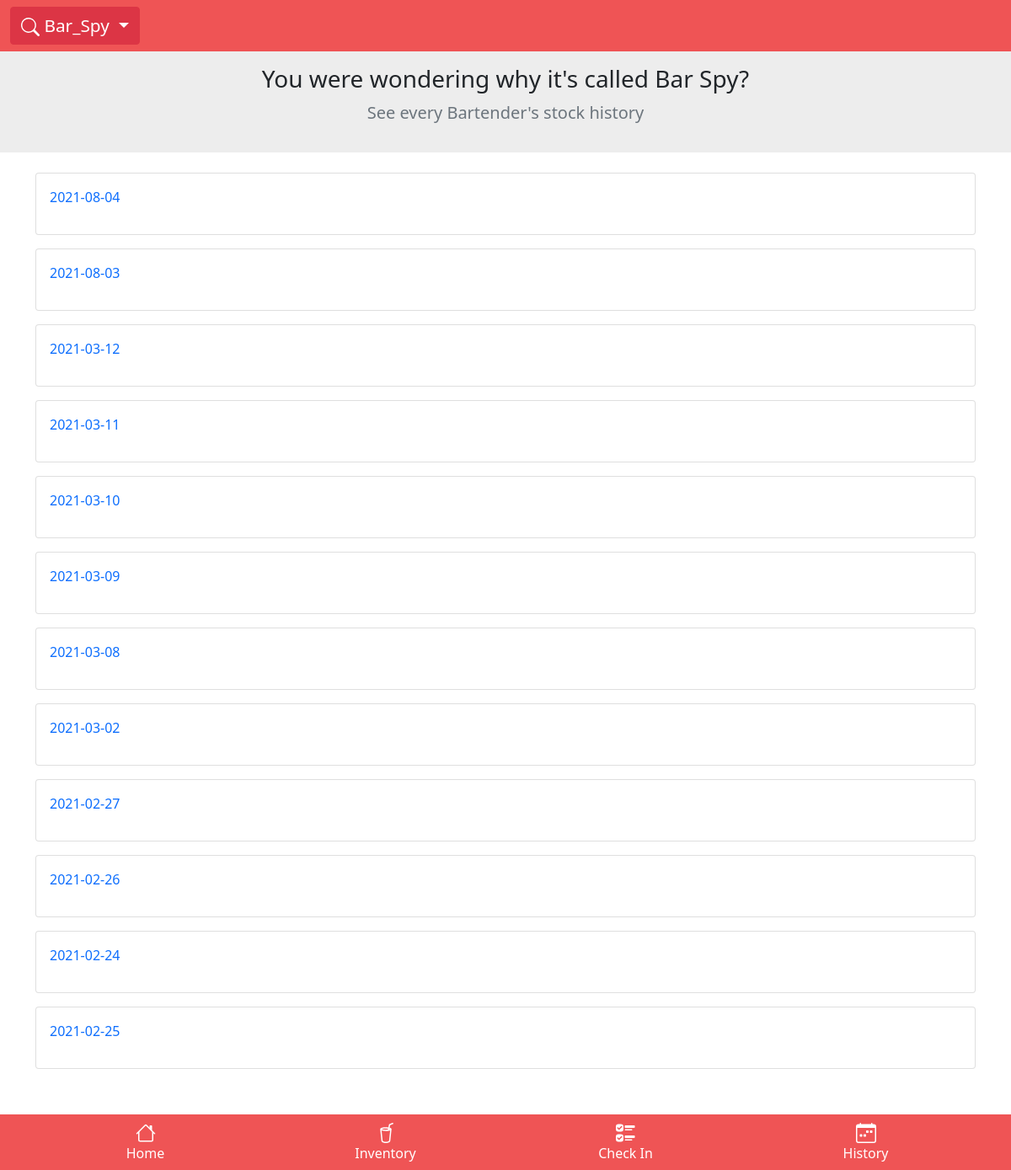
The app's page /history (signed in) with its own data.
### core/models.py (models this page shows, shortened)
class History(models.Model):
    date = models.CharField(max_length=20)

### core/views.py (the view)
# urls.py: path('history', views.history, name='history'),
@login_required(login_url="")
def history(request):
    history = models.History.objects.all().order_by('-id')
    passing_dict = {
        'history': history
    }
    return render(request, 'core/history.html', passing_dict)

### core/templates/core/history.html
{% extends 'base.html' %}
{% load static %}
{% block contect %}
<section class="jumbotron text-center pt-3 pb-3 mb-4" style="background-color: #ededed;">
    <h3 class="jumbotron-heading">You were wondering why it's called Bar Spy?</h3>
    <p class="lead text-muted">See every Bartender's stock history</p>
</section>
<div class="container mb-5">
    {% for hist in history %}
    <a href="{% url 'transactions_per_day' hist.pk %}" style="text-decoration: none;">
    <div class="card mb-3">
        <div class="card-body">
            <p>{{ hist.date }}</p>
        </div>
    </div>
</a>
    {% endfor %}
</div>
<div class="container mt-5 mb-5">
    <p>&nbsp;&nbsp;</p>
  </div>
{% endblock %}

### barspy/templates/base.html (shortened to what this page needs)
<!DOCTYPE html>
<html lang="en">
  <head>
    <link
      href="https://cdn.jsdelivr.net/npm/bootstrap@5.0.0-beta2/dist/css/bootstrap.min.css"
      rel="stylesheet"
    />
  </head>
  <body>
    <header>
      <nav class="navbar sticky-top navbar-expand-lg redbg">
        <div class="container-fluid">
          <div class="btn-group">
            <button
              style="font-size: 1.3rem"
              type="button"
              class="btn btn-danger dropdown-toggle"
              data-bs-toggle="dropdown"
              aria-expanded="false"
            >
              <svg
                xmlns="http://www.w3.org/2000/svg"
                width="22"
                height="22"
                fill="currentColor"
                class="bi bi-search"
                viewBox="0 0 16 16"
              >
                <path
                  d="M11.742 10.344a6.5 6.5 0 1 0-1.397 1.398h-.001c.03.04.062.078.098.115l3.85 3.85a1 1 0 0 0 1.415-1.414l-3.85-3.85a1.007 1.007 0 0 0-.115-.1zM12 6.5a5.5 5.5 0 1 1-11 0 5.5 5.5 0 0 1 11 0z"
                />
              </svg>
              Bar_Spy
            </button>
          </div>
        </div>
      </nav>
    </header>
    {% block contect %} {% endblock %}
  </body>
  {% if user.is_authenticated %}
  <div class="footer">
    <div class="container py-2">
      <div class="row">
        <div class="col flex-container">
          <a href="{% url 'index' %}" class="text-white">
          </a>
          <a href="{% url 'index' %}" class="text-white nounderline"> Home </a>
        </div>
        <div class="col flex-container">
          <a href="{% url 'inventory' %}" class="text-white">
          </a>
          <a href="{% url 'inventory' %}" class="text-white nounderline">
            Inventory
          </a>
        </div>
        <div class="col flex-container">
          <a href="{% url 'checkin' %}" class="text-white">
          </a>
          <a href="{% url 'checkin' %}" class="text-white nounderline">
            Check In
          </a>
        </div>
        <div class="col flex-container">
          <a href="{% url 'history' %}" class="text-white">
          </a>
          <a href="{% url 'history' %}" class="text-white nounderline">
            History
          </a>
        </div>
      </div>
    </div>
  </div>
  {% else %}
  <div class="footer">
    <div class="container py-2">Developed by Filip Dimitrievski</div>
  </div>
  {% endif %}
</html>

### barspy/templates/base.html (style rules this page uses)
.footer { position: fixed; left: 0; bottom: 0; width: 100%; background-color: #ef5455; color: #fff; text-align: center; }
.flex-container { display: flex; flex-direction: column; align-items: center; justify-content: center; }
.nounderline { text-decoration: none !important; }
.redbg { background-color: #ef5455; }

### records on screen
History: date "2021-08-04"
History: date "2021-08-03"
History: date "2021-03-12"
History: date "2021-03-11"
History: date "2021-03-10"
History: date "2021-03-09"
History: date "2021-03-08"
History: date "2021-03-02"
History: date "2021-02-27"
History: date "2021-02-26"
History: date "2021-02-24"
History: date "2021-02-25"
